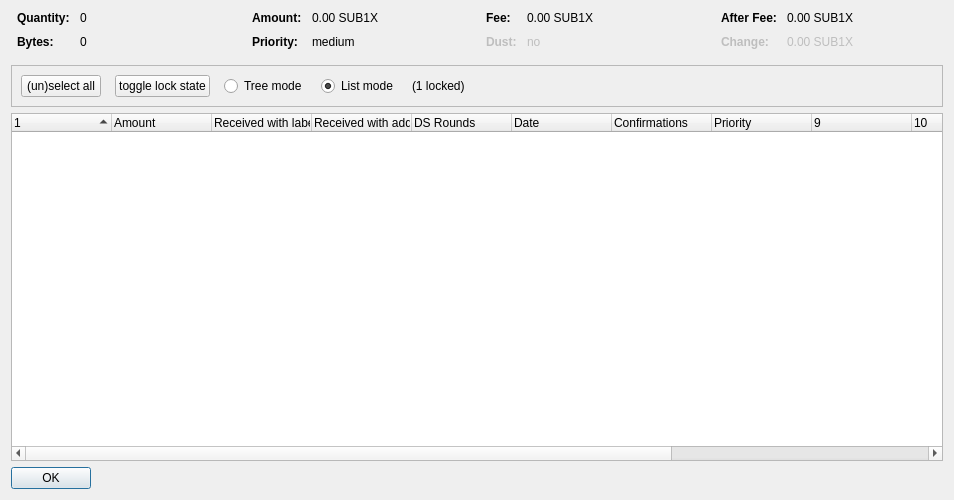
<?xml version="1.0" encoding="UTF-8"?>
<ui version="4.0">
 <class>CoinControlDialog</class>
 <widget class="QDialog" name="CoinControlDialog">
  <property name="geometry">
   <rect>
    <x>0</x>
    <y>0</y>
    <width>954</width>
    <height>500</height>
   </rect>
  </property>
  <property name="windowTitle">
   <string>Coin Selection</string>
  </property>
  <layout class="QVBoxLayout" name="verticalLayout">
   <item>
    <layout class="QHBoxLayout" name="horizontalLayoutTop" stretch="0,0,0,0">
     <property name="topMargin">
      <number>0</number>
     </property>
     <property name="bottomMargin">
      <number>10</number>
     </property>
     <item>
      <layout class="QFormLayout" name="formLayoutCoinControl1">
       <property name="horizontalSpacing">
        <number>10</number>
       </property>
       <property name="verticalSpacing">
        <number>10</number>
       </property>
       <property name="leftMargin">
        <number>6</number>
       </property>
       <property name="rightMargin">
        <number>6</number>
       </property>
       <item row="0" column="0">
        <widget class="QLabel" name="labelCoinControlQuantityText">
         <property name="font">
          <font>
           <weight>75</weight>
           <bold>true</bold>
          </font>
         </property>
         <property name="text">
          <string>Quantity:</string>
         </property>
        </widget>
       </item>
       <item row="0" column="1">
        <widget class="QLabel" name="labelCoinControlQuantity">
         <property name="cursor">
          <cursorShape>IBeamCursor</cursorShape>
         </property>
         <property name="contextMenuPolicy">
          <enum>Qt::ActionsContextMenu</enum>
         </property>
         <property name="text">
          <string notr="true">0</string>
         </property>
         <property name="textInteractionFlags">
          <set>Qt::LinksAccessibleByMouse|Qt::TextSelectableByKeyboard|Qt::TextSelectableByMouse</set>
         </property>
        </widget>
       </item>
       <item row="1" column="0">
        <widget class="QLabel" name="labelCoinControlBytesText">
         <property name="font">
          <font>
           <weight>75</weight>
           <bold>true</bold>
          </font>
         </property>
         <property name="text">
          <string>Bytes:</string>
         </property>
        </widget>
       </item>
       <item row="1" column="1">
        <widget class="QLabel" name="labelCoinControlBytes">
         <property name="cursor">
          <cursorShape>IBeamCursor</cursorShape>
         </property>
         <property name="contextMenuPolicy">
          <enum>Qt::ActionsContextMenu</enum>
         </property>
         <property name="text">
          <string notr="true">0</string>
         </property>
         <property name="textInteractionFlags">
          <set>Qt::LinksAccessibleByMouse|Qt::TextSelectableByKeyboard|Qt::TextSelectableByMouse</set>
         </property>
        </widget>
       </item>
      </layout>
     </item>
     <item>
      <layout class="QFormLayout" name="formLayoutCoinControl2">
       <property name="horizontalSpacing">
        <number>10</number>
       </property>
       <property name="verticalSpacing">
        <number>10</number>
       </property>
       <property name="leftMargin">
        <number>6</number>
       </property>
       <property name="rightMargin">
        <number>6</number>
       </property>
       <item row="0" column="0">
        <widget class="QLabel" name="labelCoinControlAmountText">
         <property name="font">
          <font>
           <weight>75</weight>
           <bold>true</bold>
          </font>
         </property>
         <property name="text">
          <string>Amount:</string>
         </property>
        </widget>
       </item>
       <item row="0" column="1">
        <widget class="QLabel" name="labelCoinControlAmount">
         <property name="cursor">
          <cursorShape>IBeamCursor</cursorShape>
         </property>
         <property name="contextMenuPolicy">
          <enum>Qt::ActionsContextMenu</enum>
         </property>
         <property name="text">
          <string notr="true">0.00 SUB1X</string>
         </property>
         <property name="textInteractionFlags">
          <set>Qt::LinksAccessibleByMouse|Qt::TextSelectableByKeyboard|Qt::TextSelectableByMouse</set>
         </property>
        </widget>
       </item>
       <item row="1" column="0">
        <widget class="QLabel" name="labelCoinControlPriorityText">
         <property name="font">
          <font>
           <weight>75</weight>
           <bold>true</bold>
          </font>
         </property>
         <property name="text">
          <string>Priority:</string>
         </property>
        </widget>
       </item>
       <item row="1" column="1">
        <widget class="QLabel" name="labelCoinControlPriority">
         <property name="cursor">
          <cursorShape>IBeamCursor</cursorShape>
         </property>
         <property name="contextMenuPolicy">
          <enum>Qt::ActionsContextMenu</enum>
         </property>
         <property name="text">
          <string>medium</string>
         </property>
         <property name="textInteractionFlags">
          <set>Qt::LinksAccessibleByMouse|Qt::TextSelectableByKeyboard|Qt::TextSelectableByMouse</set>
         </property>
        </widget>
       </item>
      </layout>
     </item>
     <item>
      <layout class="QFormLayout" name="formLayoutCoinControl3">
       <property name="horizontalSpacing">
        <number>10</number>
       </property>
       <property name="verticalSpacing">
        <number>10</number>
       </property>
       <property name="leftMargin">
        <number>6</number>
       </property>
       <property name="rightMargin">
        <number>6</number>
       </property>
       <item row="0" column="0">
        <widget class="QLabel" name="labelCoinControlFeeText">
         <property name="font">
          <font>
           <weight>75</weight>
           <bold>true</bold>
          </font>
         </property>
         <property name="text">
          <string>Fee:</string>
         </property>
        </widget>
       </item>
       <item row="0" column="1">
        <widget class="QLabel" name="labelCoinControlFee">
         <property name="cursor">
          <cursorShape>IBeamCursor</cursorShape>
         </property>
         <property name="contextMenuPolicy">
          <enum>Qt::ActionsContextMenu</enum>
         </property>
         <property name="text">
          <string notr="true">0.00 SUB1X</string>
         </property>
         <property name="textInteractionFlags">
          <set>Qt::LinksAccessibleByMouse|Qt::TextSelectableByKeyboard|Qt::TextSelectableByMouse</set>
         </property>
        </widget>
       </item>
       <item row="1" column="0">
        <widget class="QLabel" name="labelCoinControlLowOutputText">
         <property name="enabled">
          <bool>false</bool>
         </property>
         <property name="font">
          <font>
           <weight>75</weight>
           <bold>true</bold>
          </font>
         </property>
         <property name="text">
          <string>Dust:</string>
         </property>
        </widget>
       </item>
       <item row="1" column="1">
        <widget class="QLabel" name="labelCoinControlLowOutput">
         <property name="enabled">
          <bool>false</bool>
         </property>
         <property name="cursor">
          <cursorShape>IBeamCursor</cursorShape>
         </property>
         <property name="contextMenuPolicy">
          <enum>Qt::ActionsContextMenu</enum>
         </property>
         <property name="text">
          <string>no</string>
         </property>
         <property name="textInteractionFlags">
          <set>Qt::LinksAccessibleByMouse|Qt::TextSelectableByKeyboard|Qt::TextSelectableByMouse</set>
         </property>
        </widget>
       </item>
      </layout>
     </item>
     <item>
      <layout class="QFormLayout" name="formLayoutCoinControl4">
       <property name="horizontalSpacing">
        <number>10</number>
       </property>
       <property name="verticalSpacing">
        <number>10</number>
       </property>
       <property name="leftMargin">
        <number>6</number>
       </property>
       <property name="rightMargin">
        <number>6</number>
       </property>
       <item row="0" column="0">
        <widget class="QLabel" name="labelCoinControlAfterFeeText">
         <property name="font">
          <font>
           <weight>75</weight>
           <bold>true</bold>
          </font>
         </property>
         <property name="text">
          <string>After Fee:</string>
         </property>
        </widget>
       </item>
       <item row="0" column="1">
        <widget class="QLabel" name="labelCoinControlAfterFee">
         <property name="cursor">
          <cursorShape>IBeamCursor</cursorShape>
         </property>
         <property name="contextMenuPolicy">
          <enum>Qt::ActionsContextMenu</enum>
         </property>
         <property name="text">
          <string notr="true">0.00 SUB1X</string>
         </property>
         <property name="textInteractionFlags">
          <set>Qt::LinksAccessibleByMouse|Qt::TextSelectableByKeyboard|Qt::TextSelectableByMouse</set>
         </property>
        </widget>
       </item>
       <item row="1" column="0">
        <widget class="QLabel" name="labelCoinControlChangeText">
         <property name="enabled">
          <bool>false</bool>
         </property>
         <property name="font">
          <font>
           <weight>75</weight>
           <bold>true</bold>
          </font>
         </property>
         <property name="text">
          <string>Change:</string>
         </property>
        </widget>
       </item>
       <item row="1" column="1">
        <widget class="QLabel" name="labelCoinControlChange">
         <property name="enabled">
          <bool>false</bool>
         </property>
         <property name="cursor">
          <cursorShape>IBeamCursor</cursorShape>
         </property>
         <property name="contextMenuPolicy">
          <enum>Qt::ActionsContextMenu</enum>
         </property>
         <property name="text">
          <string notr="true">0.00 SUB1X</string>
         </property>
         <property name="textInteractionFlags">
          <set>Qt::LinksAccessibleByMouse|Qt::TextSelectableByKeyboard|Qt::TextSelectableByMouse</set>
         </property>
        </widget>
       </item>
      </layout>
     </item>
    </layout>
   </item>
   <item>
    <widget class="QFrame" name="frame">
     <property name="minimumSize">
      <size>
       <width>0</width>
       <height>40</height>
      </size>
     </property>
     <property name="frameShape">
      <enum>QFrame::StyledPanel</enum>
     </property>
     <property name="frameShadow">
      <enum>QFrame::Sunken</enum>
     </property>
     <layout class="QHBoxLayout" name="horizontalLayout">
      <item>
       <layout class="QHBoxLayout" name="horizontalLayoutPanel" stretch="0,0,0,0,0,0">
        <property name="spacing">
         <number>14</number>
        </property>
        <item>
         <widget class="QPushButton" name="pushButtonSelectAll">
          <property name="sizePolicy">
           <sizepolicy hsizetype="Maximum" vsizetype="Fixed">
            <horstretch>0</horstretch>
            <verstretch>0</verstretch>
           </sizepolicy>
          </property>
          <property name="text">
           <string>(un)select all</string>
          </property>
          <property name="autoDefault">
           <bool>false</bool>
          </property>
         </widget>
        </item>
        <item>
         <widget class="QPushButton" name="pushButtonToggleLock">
          <property name="sizePolicy">
           <sizepolicy hsizetype="Maximum" vsizetype="Fixed">
            <horstretch>0</horstretch>
            <verstretch>0</verstretch>
           </sizepolicy>
          </property>
          <property name="text">
           <string>toggle lock state</string>
          </property>
          <property name="autoDefault">
           <bool>false</bool>
          </property>
         </widget>
        </item>
        <item>
         <widget class="QRadioButton" name="radioTreeMode">
          <property name="sizePolicy">
           <sizepolicy hsizetype="Maximum" vsizetype="Fixed">
            <horstretch>0</horstretch>
            <verstretch>0</verstretch>
           </sizepolicy>
          </property>
          <property name="text">
           <string>Tree mode</string>
          </property>
         </widget>
        </item>
        <item>
         <widget class="QRadioButton" name="radioListMode">
          <property name="sizePolicy">
           <sizepolicy hsizetype="Maximum" vsizetype="Fixed">
            <horstretch>0</horstretch>
            <verstretch>0</verstretch>
           </sizepolicy>
          </property>
          <property name="text">
           <string>List mode</string>
          </property>
          <property name="checked">
           <bool>true</bool>
          </property>
         </widget>
        </item>
        <item>
         <widget class="QLabel" name="labelLocked">
          <property name="text">
           <string>(1 locked)</string>
          </property>
         </widget>
        </item>
        <item>
         <spacer name="horizontalSpacer">
          <property name="orientation">
           <enum>Qt::Horizontal</enum>
          </property>
          <property name="sizeHint" stdset="0">
           <size>
            <width>40</width>
            <height>20</height>
           </size>
          </property>
         </spacer>
        </item>
       </layout>
      </item>
     </layout>
    </widget>
   </item>
   <item>
    <widget class="CoinControlTreeWidget" name="treeWidget">
     <property name="contextMenuPolicy">
      <enum>Qt::CustomContextMenu</enum>
     </property>
     <property name="sortingEnabled">
      <bool>false</bool>
     </property>
     <property name="columnCount">
      <number>13</number>
     </property>
     <attribute name="headerShowSortIndicator" stdset="0">
      <bool>true</bool>
     </attribute>
     <attribute name="headerStretchLastSection">
      <bool>false</bool>
     </attribute>
     <column>
      <property name="text">
       <string/>
      </property>
     </column>
     <column>
      <property name="text">
       <string>Amount</string>
      </property>
     </column>
     <column>
      <property name="text">
       <string>Received with label</string>
      </property>
     </column>
     <column>
      <property name="text">
       <string>Received with address</string>
      </property>
     </column>
     <column>
      <property name="text">
       <string>DS Rounds</string>
      </property>
     </column>
     <column>
      <property name="text">
       <string>Date</string>
      </property>
     </column>
     <column>
      <property name="text">
       <string>Confirmations</string>
      </property>
      <property name="toolTip">
       <string>Confirmed</string>
      </property>
     </column>
     <column>
      <property name="text">
       <string>Priority</string>
      </property>
     </column>
     <column>
      <property name="text">
       <string/>
      </property>
     </column>
     <column>
      <property name="text">
       <string/>
      </property>
     </column>
     <column>
      <property name="text">
       <string/>
      </property>
     </column>
     <column>
      <property name="text">
       <string/>
      </property>
     </column>
     <column>
      <property name="text">
       <string/>
      </property>
     </column>
    </widget>
   </item>
   <item>
    <widget class="QDialogButtonBox" name="buttonBox">
     <property name="sizePolicy">
      <sizepolicy hsizetype="Maximum" vsizetype="Fixed">
       <horstretch>0</horstretch>
       <verstretch>0</verstretch>
      </sizepolicy>
     </property>
     <property name="orientation">
      <enum>Qt::Horizontal</enum>
     </property>
     <property name="standardButtons">
      <set>QDialogButtonBox::Ok</set>
     </property>
    </widget>
   </item>
  </layout>
 </widget>
 <customwidgets>
  <customwidget>
   <class>CoinControlTreeWidget</class>
   <extends>QTreeWidget</extends>
   <header>coincontroltreewidget.h</header>
  </customwidget>
 </customwidgets>
 <resources/>
 <connections/>
</ui>
